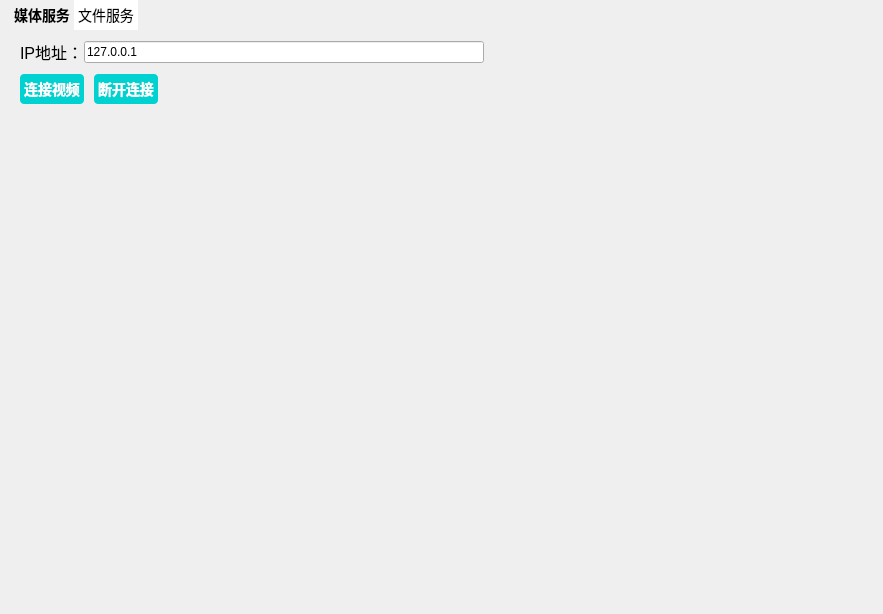
<?xml version="1.0" encoding="UTF-8"?>
<ui version="4.0">
 <class>MainPage</class>
 <widget class="QWidget" name="MainPage">
  <property name="geometry">
   <rect>
    <x>0</x>
    <y>0</y>
    <width>883</width>
    <height>609</height>
   </rect>
  </property>
  <property name="windowTitle">
   <string>Form</string>
  </property>
  <property name="styleSheet">
   <string notr="true">QLabel
{
	font: 16px;
}

QPushButton
{
	background-color: #00d1d1; /*背景色*/ 
	border-style: outset;
	border-width: 0px;
	border-radius:4px; /*边界圆滑*/
	border-color: #00d1d1;
	font: bold 14px;
	min-width:2em;
	color:white; /*字体颜色*/
	/*font-family:华文新魏;*/
	padding: 4px;
}
 
QPushButton:hover
{
	background-color: #00aaaa;
}
 
QPushButton:pressed
{
	background-color: #008484; /*伪状态经过时背景色*/ 
	border-style: inset;
}

QPushButton:checked
{
	background-color: #008484; /*伪状态经过时背景色*/ 
	border-style: inset;
}

QPushButton:!enabled{
	background-color: rgb(100, 100, 100);
	border-style: inset;
}

#label_5
{
	font: 18px ;
}

#line_title
{
	color: #f0f0f0;
}

#line_2, #line
{
	background-color: #1d6978;
	color: #1d6978;
}</string>
  </property>
  <layout class="QVBoxLayout" name="verticalLayout">
   <property name="spacing">
    <number>0</number>
   </property>
   <property name="leftMargin">
    <number>0</number>
   </property>
   <property name="topMargin">
    <number>0</number>
   </property>
   <property name="rightMargin">
    <number>0</number>
   </property>
   <property name="bottomMargin">
    <number>0</number>
   </property>
   <item>
    <widget class="QWidget" name="widget" native="true">
     <property name="styleSheet">
      <string notr="true">QPushButton
{
	background-color: #FFFFFF; /*背景色*/ 
	border-style: outset;
	border-width: 0px;
	border-radius:0px; /*边界圆滑*/
	border-color: #00d1d1;
	font: 14px;
	min-width:2em;
	color: black; /*字体颜色*/
	/*font-family:华文新魏;*/
	padding: 4px;
}
 
QPushButton:hover
{
	background-color: #f0f0f0;
}
 
QPushButton:pressed
{
	background-color: #f0f0f0; /*伪状态经过时背景色*/ 
	border-style: inset;
}

QPushButton:checked
{
	background-color: #f0f0f0; /*伪状态经过时背景色*/ 
	border-style: inset;
	font: bold 14px;
}

QPushButton:!enabled{
	background-color: rgb(100, 100, 100);
	border-style: inset;
}</string>
     </property>
     <layout class="QHBoxLayout" name="horizontalLayout_6">
      <property name="spacing">
       <number>0</number>
      </property>
      <property name="leftMargin">
       <number>10</number>
      </property>
      <property name="topMargin">
       <number>0</number>
      </property>
      <property name="rightMargin">
       <number>0</number>
      </property>
      <property name="bottomMargin">
       <number>0</number>
      </property>
      <item>
       <widget class="QPushButton" name="btn_playServer">
        <property name="minimumSize">
         <size>
          <width>44</width>
          <height>0</height>
         </size>
        </property>
        <property name="text">
         <string>媒体服务</string>
        </property>
        <property name="checkable">
         <bool>true</bool>
        </property>
        <property name="checked">
         <bool>true</bool>
        </property>
       </widget>
      </item>
      <item>
       <widget class="QPushButton" name="btn_fileServer">
        <property name="minimumSize">
         <size>
          <width>44</width>
          <height>0</height>
         </size>
        </property>
        <property name="text">
         <string>文件服务</string>
        </property>
        <property name="checkable">
         <bool>true</bool>
        </property>
       </widget>
      </item>
      <item>
       <spacer name="horizontalSpacer_6">
        <property name="orientation">
         <enum>Qt::Orientation::Horizontal</enum>
        </property>
        <property name="sizeHint" stdset="0">
         <size>
          <width>40</width>
          <height>20</height>
         </size>
        </property>
       </spacer>
      </item>
     </layout>
    </widget>
   </item>
   <item>
    <widget class="QStackedWidget" name="stackedWidget">
     <property name="currentIndex">
      <number>0</number>
     </property>
     <widget class="QWidget" name="page_play">
      <layout class="QVBoxLayout" name="verticalLayout_2">
       <property name="spacing">
        <number>10</number>
       </property>
       <property name="leftMargin">
        <number>20</number>
       </property>
       <property name="topMargin">
        <number>10</number>
       </property>
       <property name="rightMargin">
        <number>0</number>
       </property>
       <property name="bottomMargin">
        <number>0</number>
       </property>
       <item>
        <layout class="QVBoxLayout" name="verticalLayout_8">
         <property name="spacing">
          <number>10</number>
         </property>
         <property name="topMargin">
          <number>0</number>
         </property>
         <item>
          <layout class="QHBoxLayout" name="horizontalLayout_2">
           <property name="spacing">
            <number>0</number>
           </property>
           <property name="topMargin">
            <number>0</number>
           </property>
           <item>
            <widget class="QLabel" name="label">
             <property name="text">
              <string>IP地址：</string>
             </property>
            </widget>
           </item>
           <item>
            <widget class="QLineEdit" name="lineEdit_IP">
             <property name="text">
              <string>127.0.0.1</string>
             </property>
            </widget>
           </item>
           <item>
            <spacer name="horizontalSpacer_2">
             <property name="orientation">
              <enum>Qt::Orientation::Horizontal</enum>
             </property>
             <property name="sizeHint" stdset="0">
              <size>
               <width>40</width>
               <height>20</height>
              </size>
             </property>
            </spacer>
           </item>
          </layout>
         </item>
         <item>
          <layout class="QHBoxLayout" name="horizontalLayout">
           <property name="spacing">
            <number>10</number>
           </property>
           <property name="topMargin">
            <number>0</number>
           </property>
           <item>
            <widget class="QPushButton" name="btn_connectPlay">
             <property name="text">
              <string>连接视频</string>
             </property>
            </widget>
           </item>
           <item>
            <widget class="QPushButton" name="btn_disconnectPlay">
             <property name="text">
              <string>断开连接</string>
             </property>
            </widget>
           </item>
           <item>
            <spacer name="horizontalSpacer">
             <property name="orientation">
              <enum>Qt::Orientation::Horizontal</enum>
             </property>
             <property name="sizeHint" stdset="0">
              <size>
               <width>40</width>
               <height>20</height>
              </size>
             </property>
            </spacer>
           </item>
          </layout>
         </item>
        </layout>
       </item>
       <item>
        <widget class="WinPlay" name="widgetPlay" native="true">
         <property name="minimumSize">
          <size>
           <width>0</width>
           <height>500</height>
          </size>
         </property>
        </widget>
       </item>
       <item>
        <spacer name="verticalSpacer_3">
         <property name="orientation">
          <enum>Qt::Orientation::Vertical</enum>
         </property>
         <property name="sizeHint" stdset="0">
          <size>
           <width>20</width>
           <height>40</height>
          </size>
         </property>
        </spacer>
       </item>
      </layout>
     </widget>
     <widget class="QWidget" name="page_file">
      <layout class="QVBoxLayout" name="verticalLayout_3">
       <property name="spacing">
        <number>0</number>
       </property>
       <property name="leftMargin">
        <number>20</number>
       </property>
       <property name="topMargin">
        <number>0</number>
       </property>
       <property name="rightMargin">
        <number>0</number>
       </property>
       <property name="bottomMargin">
        <number>0</number>
       </property>
       <item>
        <layout class="QVBoxLayout" name="verticalLayout_5">
         <property name="spacing">
          <number>5</number>
         </property>
         <property name="topMargin">
          <number>20</number>
         </property>
         <property name="bottomMargin">
          <number>20</number>
         </property>
         <item>
          <layout class="QHBoxLayout" name="horizontalLayout_9">
           <property name="spacing">
            <number>5</number>
           </property>
           <property name="topMargin">
            <number>0</number>
           </property>
           <item>
            <widget class="Line" name="line">
             <property name="minimumSize">
              <size>
               <width>0</width>
               <height>0</height>
              </size>
             </property>
             <property name="styleSheet">
              <string notr="true"/>
             </property>
             <property name="orientation">
              <enum>Qt::Orientation::Vertical</enum>
             </property>
            </widget>
           </item>
           <item>
            <widget class="QLabel" name="label_4">
             <property name="text">
              <string>单文件操作</string>
             </property>
            </widget>
           </item>
          </layout>
         </item>
         <item>
          <layout class="QHBoxLayout" name="horizontalLayout_8">
           <property name="spacing">
            <number>0</number>
           </property>
           <property name="topMargin">
            <number>0</number>
           </property>
           <item>
            <widget class="QLabel" name="label_2">
             <property name="text">
              <string>文件路径：</string>
             </property>
            </widget>
           </item>
           <item>
            <widget class="QLabel" name="label_filePathShow">
             <property name="text">
              <string>None</string>
             </property>
            </widget>
           </item>
           <item>
            <spacer name="horizontalSpacer_8">
             <property name="orientation">
              <enum>Qt::Orientation::Horizontal</enum>
             </property>
             <property name="sizeHint" stdset="0">
              <size>
               <width>40</width>
               <height>20</height>
              </size>
             </property>
            </spacer>
           </item>
          </layout>
         </item>
         <item>
          <layout class="QHBoxLayout" name="horizontalLayout_13">
           <property name="spacing">
            <number>0</number>
           </property>
           <property name="topMargin">
            <number>0</number>
           </property>
           <item>
            <widget class="QLabel" name="label_8">
             <property name="text">
              <string>发送状态：</string>
             </property>
            </widget>
           </item>
           <item>
            <widget class="QLabel" name="label_filePathShow_5">
             <property name="text">
              <string>None</string>
             </property>
            </widget>
           </item>
           <item>
            <spacer name="horizontalSpacer_11">
             <property name="orientation">
              <enum>Qt::Orientation::Horizontal</enum>
             </property>
             <property name="sizeHint" stdset="0">
              <size>
               <width>40</width>
               <height>20</height>
              </size>
             </property>
            </spacer>
           </item>
          </layout>
         </item>
         <item>
          <layout class="QHBoxLayout" name="horizontalLayout_4">
           <property name="spacing">
            <number>10</number>
           </property>
           <property name="topMargin">
            <number>0</number>
           </property>
           <item>
            <widget class="QPushButton" name="btn_selectFile">
             <property name="text">
              <string>选择文件</string>
             </property>
            </widget>
           </item>
           <item>
            <widget class="QPushButton" name="btn_sendFile">
             <property name="text">
              <string>发送文件</string>
             </property>
            </widget>
           </item>
           <item>
            <spacer name="horizontalSpacer_4">
             <property name="orientation">
              <enum>Qt::Orientation::Horizontal</enum>
             </property>
             <property name="sizeHint" stdset="0">
              <size>
               <width>40</width>
               <height>20</height>
              </size>
             </property>
            </spacer>
           </item>
          </layout>
         </item>
        </layout>
       </item>
       <item>
        <widget class="Line" name="line_3">
         <property name="orientation">
          <enum>Qt::Orientation::Horizontal</enum>
         </property>
        </widget>
       </item>
       <item>
        <layout class="QVBoxLayout" name="verticalLayout_4">
         <property name="spacing">
          <number>5</number>
         </property>
         <property name="topMargin">
          <number>20</number>
         </property>
         <property name="bottomMargin">
          <number>20</number>
         </property>
         <item>
          <layout class="QHBoxLayout" name="horizontalLayout_10">
           <property name="spacing">
            <number>5</number>
           </property>
           <property name="topMargin">
            <number>0</number>
           </property>
           <item>
            <widget class="Line" name="line_2">
             <property name="minimumSize">
              <size>
               <width>0</width>
               <height>0</height>
              </size>
             </property>
             <property name="styleSheet">
              <string notr="true"/>
             </property>
             <property name="orientation">
              <enum>Qt::Orientation::Vertical</enum>
             </property>
            </widget>
           </item>
           <item>
            <widget class="QLabel" name="label_5">
             <property name="text">
              <string>批处理文件</string>
             </property>
            </widget>
           </item>
          </layout>
         </item>
         <item>
          <layout class="QHBoxLayout" name="horizontalLayout_7">
           <property name="spacing">
            <number>0</number>
           </property>
           <property name="topMargin">
            <number>0</number>
           </property>
           <item>
            <widget class="QLabel" name="label_3">
             <property name="text">
              <string>选择文件：</string>
             </property>
            </widget>
           </item>
           <item>
            <widget class="QLabel" name="label_filePathShow_2">
             <property name="text">
              <string>None</string>
             </property>
            </widget>
           </item>
           <item>
            <spacer name="horizontalSpacer_7">
             <property name="orientation">
              <enum>Qt::Orientation::Horizontal</enum>
             </property>
             <property name="sizeHint" stdset="0">
              <size>
               <width>40</width>
               <height>20</height>
              </size>
             </property>
            </spacer>
           </item>
          </layout>
         </item>
         <item>
          <layout class="QHBoxLayout" name="horizontalLayout_11">
           <property name="spacing">
            <number>0</number>
           </property>
           <property name="topMargin">
            <number>0</number>
           </property>
           <item>
            <widget class="QLabel" name="label_6">
             <property name="text">
              <string>发送状态：</string>
             </property>
            </widget>
           </item>
           <item>
            <widget class="QLabel" name="label_filePathShow_3">
             <property name="text">
              <string>None</string>
             </property>
            </widget>
           </item>
           <item>
            <spacer name="horizontalSpacer_9">
             <property name="orientation">
              <enum>Qt::Orientation::Horizontal</enum>
             </property>
             <property name="sizeHint" stdset="0">
              <size>
               <width>40</width>
               <height>20</height>
              </size>
             </property>
            </spacer>
           </item>
          </layout>
         </item>
         <item>
          <layout class="QHBoxLayout" name="horizontalLayout_5">
           <property name="spacing">
            <number>10</number>
           </property>
           <property name="topMargin">
            <number>0</number>
           </property>
           <item>
            <widget class="QPushButton" name="btn_selectFile_2">
             <property name="text">
              <string>批量选择</string>
             </property>
            </widget>
           </item>
           <item>
            <widget class="QPushButton" name="btn_sendFile_2">
             <property name="text">
              <string>发送文件</string>
             </property>
            </widget>
           </item>
           <item>
            <spacer name="horizontalSpacer_5">
             <property name="orientation">
              <enum>Qt::Orientation::Horizontal</enum>
             </property>
             <property name="sizeHint" stdset="0">
              <size>
               <width>40</width>
               <height>20</height>
              </size>
             </property>
            </spacer>
           </item>
          </layout>
         </item>
        </layout>
       </item>
       <item>
        <spacer name="verticalSpacer_2">
         <property name="orientation">
          <enum>Qt::Orientation::Vertical</enum>
         </property>
         <property name="sizeHint" stdset="0">
          <size>
           <width>20</width>
           <height>40</height>
          </size>
         </property>
        </spacer>
       </item>
      </layout>
     </widget>
    </widget>
   </item>
   <item>
    <spacer name="verticalSpacer">
     <property name="orientation">
      <enum>Qt::Orientation::Vertical</enum>
     </property>
     <property name="sizeHint" stdset="0">
      <size>
       <width>20</width>
       <height>40</height>
      </size>
     </property>
    </spacer>
   </item>
  </layout>
 </widget>
 <customwidgets>
  <customwidget>
   <class>WinPlay</class>
   <extends>QWidget</extends>
   <header location="global">../../../../win/win_play.h</header>
   <container>1</container>
  </customwidget>
 </customwidgets>
 <resources/>
 <connections/>
</ui>
